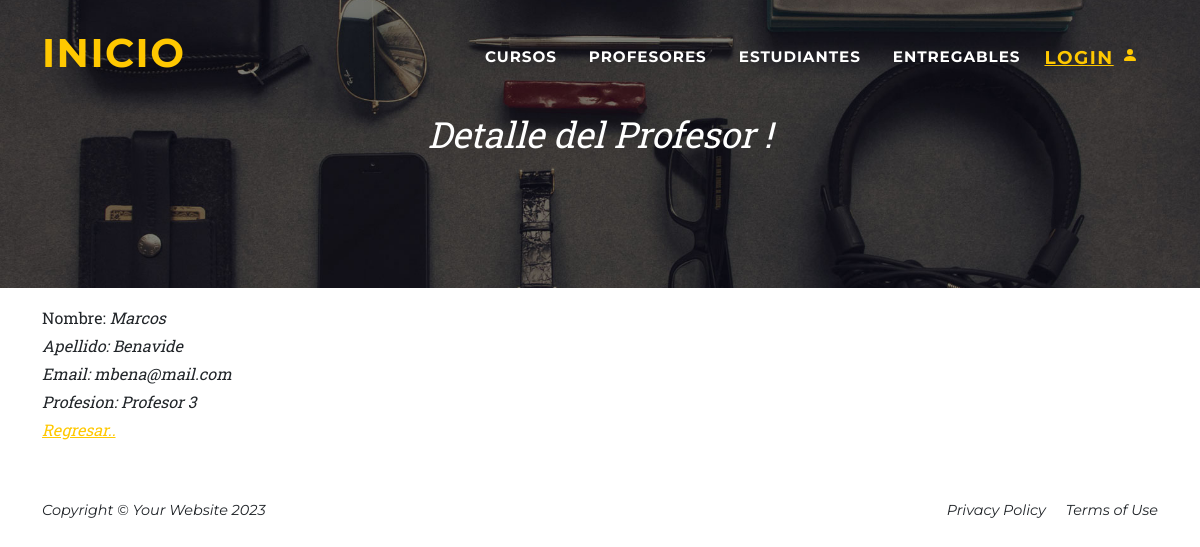
The page /profesores/detail/5/ on the database its author committed.
### AppCoder/models.py (models this page shows, shortened)
class Profesor(models.Model):
    nombre = models.CharField(max_length=30)
    apellido = models.CharField(max_length=30)
    email = models.EmailField()
    profesion = models.CharField(max_length=30)
    fecha_alta = models.DateTimeField(auto_created=True, null=True)

### AppCoder/views.py (the view)
# urls.py: path("profesores/detail/<int:pk>/", views.ProfeDetalle.as_view(), name = "Detail_Profe"),
class ProfeDetalle(DetailView):
    model = Profesor
    template_name = "AppCoder/profe_detalle.html"

### AppCoder/templates/AppCoder/profe_detalle.html (shortened to what this page needs)
{% extends 'AppCoder/base.html' %}
{% load static %}
{% block header %}
    <div class="masthead-subheading"><br> Detalle del Profesor !</div>
    <br>
{% endblock header %}
{% block body %}
    <br>
    <div class="container">
        <p>Nombre: <i> {{ profesor.nombre }}  </p>
        <p>Apellido: <i> {{ profesor.apellido }}  </p>
        <p>Email: <i> {{ profesor.email }}  </p>
        <p>Profesion: <i> {{ profesor.profesion }}  </p>
    </div>
    <p class="container">
        <a href="{% url 'List_Profe' %}">Regresar..</a>
    </p>
    <br>
{% endblock body %}

### rows shown on the page
Profesor: nombre "Marcos", apellido "Benavide", email "mbena@mail.com", profesion "Profesor 3"
